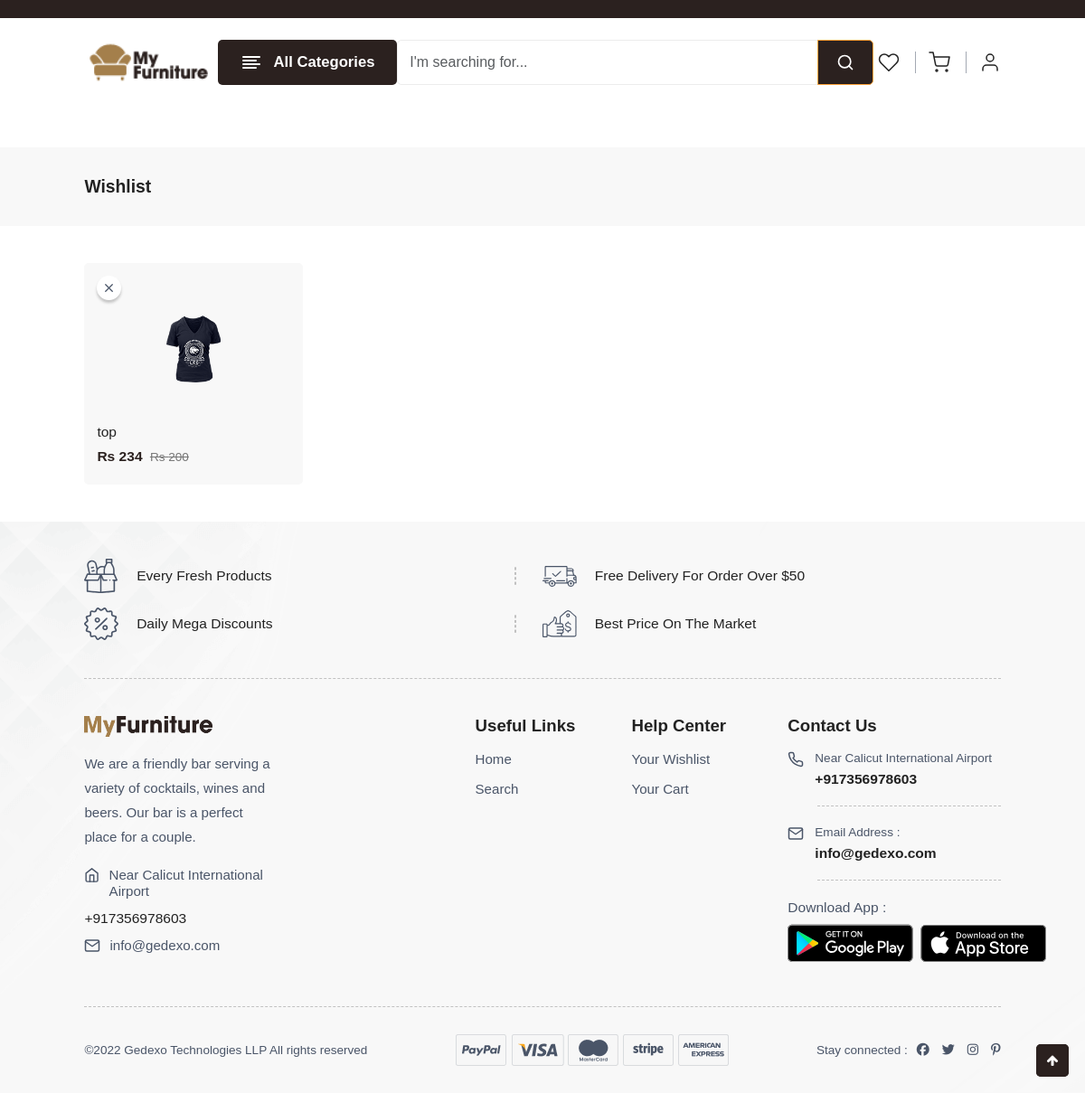
The app's page /wishlist (signed in), older data.
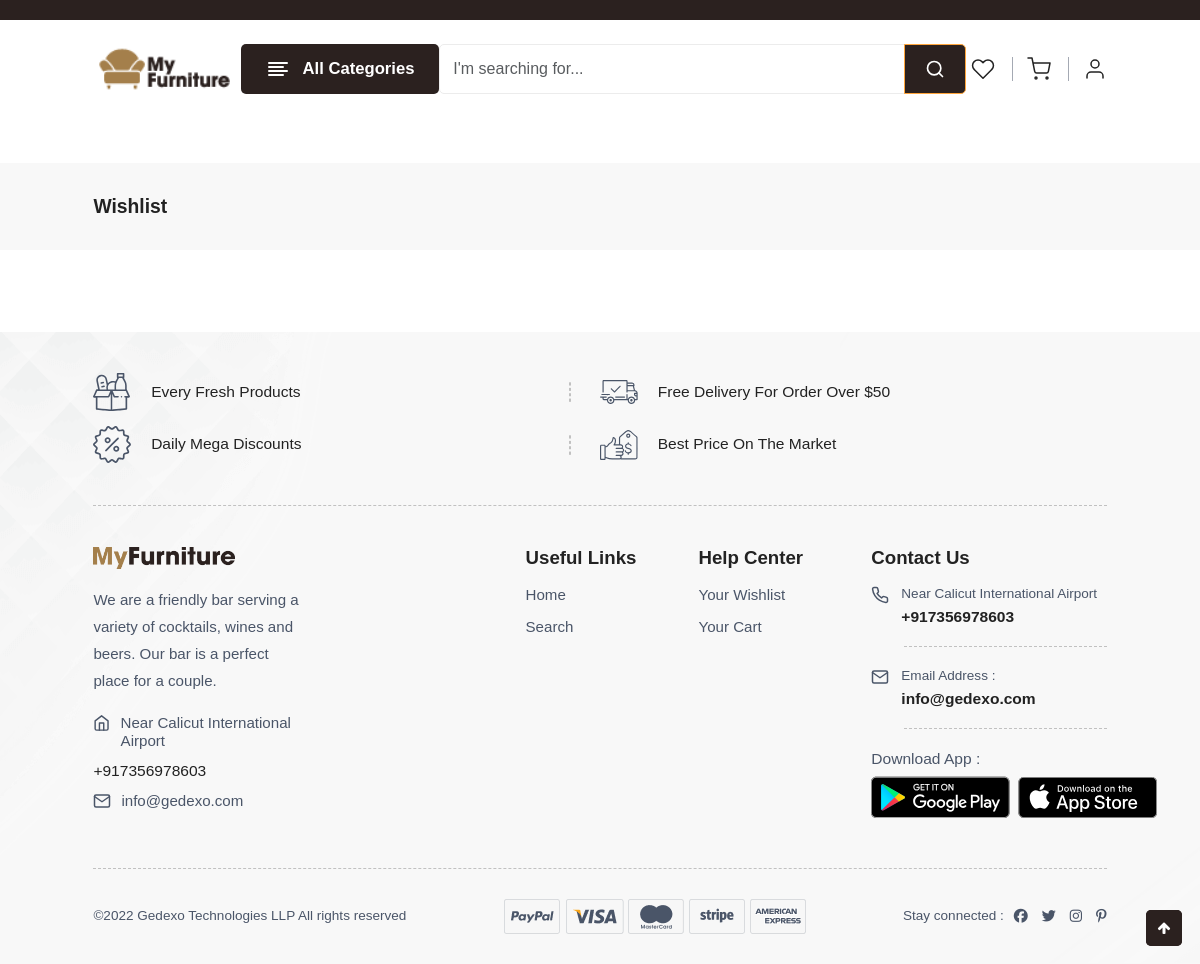
The same page, newer data.
### user/models.py (models this page shows, shortened)
class Wishlist(models.Model):
    user = models.ForeignKey(Customer,on_delete=models.CASCADE, null=True,blank=True)
    product = models.ForeignKey(Product,on_delete=models.CASCADE,default='',null=True,blank=True)

class Product(models.Model):
    product = models.CharField(max_length = 150)
    image = VersatileImageField(upload_to="products/", null=True)
    category = models.ForeignKey(Category, on_delete=models.CASCADE,null=True, blank=True)
    subcategory = models.ForeignKey(SubCategory, on_delete=models.CASCADE,null=True, blank=True)
    price = models.IntegerField()
    offer_price = models.IntegerField(null=True, blank=True)
    quantity = models.IntegerField(default = 0)
    description = models.CharField(max_length = 250)
    is_top_save_today= models.BooleanField(default = False,null=True, blank=True)
    is_best_seller = models.BooleanField(default = False,null=True, blank=True)
    sub_image1 = VersatileImageField(upload_to="products/", null=True, blank=True)
    sub_image2 = VersatileImageField(upload_to="products/", null=True, blank=True)
    sub_image3 = VersatileImageField(upload_to="products/", null=True, blank=True)

### user/views.py (the view)
# urls.py: path("wishlist",views.viewwishlist,name="viewwishlist"),
def viewwishlist(request):
    if request.user.is_authenticated:
        if Customer.objects.get(user = request.user):
            my_p = Customer.objects.get(user=request.user)
            wished_item = Wishlist.objects.filter(user=my_p)
            context= {
            'wished_items':wished_item
            }
            return render(request,'web/wishlist.html',context)
        else:
            messages.error(request,"pls login to continue")
            return redirect('user:login')
    else:
            messages.error(request,"pls login to continue")
            return redirect('user:login')

### user/context_processors.py (called while the page is built)
def main_context(request):
    headerflash = HeaderFlash.objects.last()
    categories = Category.objects.all()
    subcategories = SubCategory.objects.all()
    products = Product.objects.all()
    user = request.user
    print(user)
    if request.user.is_anonymous:
        return {
            "headerflash": headerflash,
            "categories": categories,
            "subcategories": subcategories,
            "products": products,
            "status":0
            }
    else:
        return {
            "headerflash": headerflash,
            "categories": categories,
            "subcategories": subcategories,
            "products": products,
            "status":1
            }

### user/models.py (called while the page is built)
    def get_absolute_url(self):
        return reverse_lazy("user:shop", kwargs={"id": self.id})

    def get_subcategories(self):
        return SubCategory.objects.filter(category=self)

### templates/web/wishlist.html (shortened to what this page needs)
{% extends 'web/partials/base.html' %}
{% load static %}
{% block content %}
    <section class="breadscrumb-section pt-0">
        <div class="container-fluid-lg">
            <div class="row">
                <div class="col-12">
                    <div class="breadscrumb-contain">
                        <h2>Wishlist</h2>
                    </div>
                </div>
            </div>
        </div>
    </section>
    <section class="wishlist-section section-b-space">
        <div class="container-fluid-lg">
            <div class="row g-sm-3 g-2">
                {% for product in wished_items %}
                <div class="col-xxl-2 col-lg-3 col-md-4 col-6 product-box-contain">
                    <div class="product-box-3 h-100">
                        <div class="product-header">
                            <div class="product-image">
                                <a href="{% url 'user:product' product.id %}">
                                    <img src="{{product.product.image.url}}" class="img-fluid blur-up lazyload"
                                        alt="">
                                </a>
                                <div class="product-header-top">
                                    <a href={% url 'user:deletefromwishlist' product.id %}><button class="btn wishlist-button close_button">
                                        <i data-feather="x"></i>
                                    </button>
                                </div>
                            </div>
                        </div>
                        <div class="product-footer">
                            <div class="product-detail">
                                <a href="product-left.html">
                                    <h5 class="name">{{product.product.product}}</h5>
                                </a>
                                <h5 class="price">
                                    <span class="theme-color">Rs {{product.product.price}}</span>
                                    <del>Rs {{product.product.offer_price}}</del>
                                </h5>
                            </div>
                        </div>
                    </div>
                </div>
                {% endfor %}
            </div>
        </div>
    </section>
    <div class="theme-option">
        <div class="back-to-top">
            <a id="back-to-top" href="#">
            </a>
        </div>
    </div>
</body>
</html>
{% endblock %}

Row changes from the older to the newer data that the page shows:
removed Wishlist: product.image (picture), product.product "top", product.price "234", product.offer_price "200"
